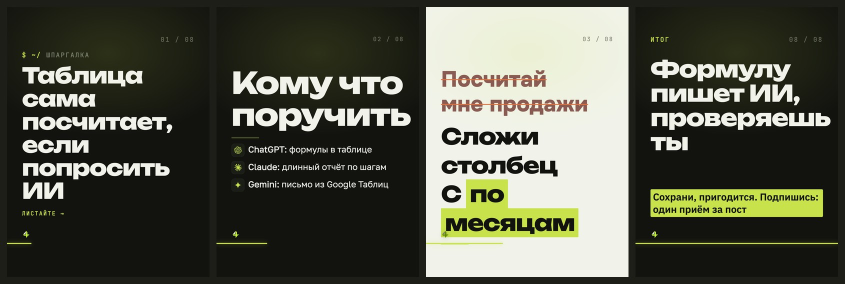
#> input picture Style/атмосфера/лист.jpg, 1690 x 568 px, given as the content of the folder атмосфера/лист.jpg, which was not available (shown at 1/2 size)
$ python 'замер.py' 'атмосфера/лист.jpg'
#> lines starting #> are read from the running program, lines starting #| are printed output that depends on the picture; after the words box and inside, x2 and y2 are one past the last pixel; in counts of white or black regions, pixels touching at a corner belong together; pictures that were not available may be replaced by others from this repository, and a replacement may not be noted
### vercel/консоль.py
# -*- coding: utf-8 -*-
"""Вывод в консоль всегда в utf-8.

На Windows без переменной PYTHONUTF8 Python пишет в консоль и в трубу
кодировкой системы (cp1251 или cp866). Кириллицу она ещё переварит, а «✓»,
«→», «⚠️» и эмодзи — нет: print падает с UnicodeEncodeError посреди работы.
А родитель, читающий вывод дочернего скрипта как utf-8, получает кракозябры.
На маке и в облаке поток уже utf-8, и вызов ничего не меняет.

Модуль лёгкий нарочно: его зовут и config (а значит почти все модули), и
отдельные скрипты, которым config с облачными ключами ни к чему.
"""
import sys


def в_utf8() -> None:
    """Перенастроить stdout и stderr на utf-8, если они ещё не такие."""
    for поток in (sys.stdout, sys.stderr):
        try:
            if (getattr(поток, "encoding", "") or "").lower().replace("-", "") != "utf8":
                поток.reconfigure(encoding="utf-8", errors="replace")
        except Exception:                            # noqa: BLE001
            pass                                     # подменённый поток (тест, pythonw) — оставляем как есть

### Style/замер.py
# -*- coding: utf-8 -*-
"""Замер снятых кадров карусели против наших порогов: python3 замер.py <папка со снимками>

Порог, который не замерен, — это мнение. Здесь считаются те шесть чисел, по которым
кадр в ленте либо читается, либо нет (пороги — из скила `визуал-слайдов`).

Две вещи сделаны нарочно.

**Контраст берётся по худшим 5% пикселей текста, а не в среднем.** Кадр, где одна
строка легла на светлое пятно фотосцены, по среднему выглядит отличным, а в ленте
эта строка пропадает.

**Чернила меряются двумя мерками.** На плоской заливке непустой пиксель — это буква,
и работает прежний порог 8–15%. На кадре с фотоподложкой он бессмысленен: у
разобранного референса непустых 34%, а буквами занято 4,7%. Поэтому для такого кадра
мерка — доля пикселей текста, 4–7%.
"""
import sys
from pathlib import Path

import numpy as np
from PIL import Image, ImageFilter

# Крупная строка: нижняя граница снижена с 12% до 5% 21.09.2026, по решению
# владельца и по числам. Прежние 12–15% были гипотезой о читаемости в превью, и
# её не держали 16 наших стилей из 19 — включая якорь «фирменный» (8,1%). У чужих
# каруселей, собравших сотни тысяч показов, медиана 7,6%, нижний квартиль 5,1%.
# Норма, которую не выполняет почти никто, не приёмка, а формальность.
ПОРОГИ = {"контраст": 8.0, "акцент": (0.04, 0.06), "крупная строка": (0.05, 0.15),
          "перепад": 3.0, "слабых": 0.15, "текст": (0.04, 0.07), "чернила": (0.08, 0.15)}
ОКНО = 96          # окно локального фона в пикселях кадра 1080×1440: шире строки, уже блока


def _яркость(рисунок: np.ndarray) -> np.ndarray:
    """Относительная яркость по WCAG: та самая, из которой считается контраст."""
    к = np.where(рисунок <= 0.04045, рисунок / 12.92, ((рисунок + 0.055) / 1.055) ** 2.4)
    return к[..., 0] * 0.2126 + к[..., 1] * 0.7152 + к[..., 2] * 0.0722


def _низкие(я: np.ndarray, окно: int = ОКНО) -> np.ndarray:
    """Локальный грунт кадра: медиана по клеткам, растянутая обратно.

    Было усреднение (Image.BOX). Оно врёт на кадре из двух полос — светлая плита
    сверху, тёмное поле снизу: клетка на границе даёт средний серый, которого на
    кадре нет вовсе, и к нему приравнивается контраст обеих полос. На обложке
    «справочника» это давало 5,5:1 при «слабых 100%», хотя графит по белому там
    12,3:1, а белое по тёмному около 13:1 (Д-20, найден 19.09.2026).

    Медиана в той же клетке возвращает грунт той стороны, которой в клетке
    больше, а не полусумму двух. Буквы она тоже переживает: текста в клетке
    меньше половины, иначе это не текст, а заливка.
    """
    в, ш = я.shape
    кв, кш = max(1, в // окно), max(1, ш // окно)
    # Клетки нарезаются ровно, хвост кадра добирается к последней клетке.
    гв, гш = np.linspace(0, в, кв + 1).astype(int), np.linspace(0, ш, кш + 1).astype(int)
    сетка = np.empty((кв, кш), dtype=np.float32)
    for i in range(кв):
        for j in range(кш):
            сетка[i, j] = np.median(я[гв[i]:гв[i + 1], гш[j]:гш[j + 1]])
    мал = Image.fromarray((сетка * 255).astype(np.uint8))
    return np.asarray(мал.resize((ш, в), Image.BILINEAR), dtype=np.float32) / 255


def _огибающие(я: np.ndarray) -> tuple[np.ndarray, np.ndarray]:
    """Светлая и тёмная огибающие кадра — то, что лежит ВОКРУГ буквы.

    Простое размытие сюда не годится: в окно попадает сама строка, и подложка под
    чёрным текстом выходит серой. На проверке это занижало контраст с 16:1 до 6:1 —
    кадр объявлялся браком на ровном месте. Огибающая берётся максимумом и минимумом
    по окрестности: для тёмной буквы подложка — самое светлое вокруг, для выворотки —
    самое тёмное."""
    в, ш = я.shape
    мал = Image.fromarray((я * 255).astype(np.uint8)).resize((ш // 8, в // 8), Image.BOX)
    светлая = мал.filter(ImageFilter.MaxFilter(13))       # 13 на уменьшенном ≈ 104 px кадра
    тёмная = мал.filter(ImageFilter.MinFilter(13))
    растянуть = lambda и: np.asarray(и.resize((ш, в), Image.BILINEAR), dtype=np.float32) / 255
    return растянуть(светлая), растянуть(тёмная)


def _контраст(a: np.ndarray, b: np.ndarray) -> np.ndarray:
    светлее, темнее = np.maximum(a, b), np.minimum(a, b)
    return (светлее + 0.05) / (темнее + 0.05)


def кадр(путь) -> dict:
    """Числа одного кадра. Текстом считается то, что заметно отличается от своей подложки."""
    с = Image.open(путь).convert("RGB")
    рисунок = np.asarray(с, dtype=np.float32) / 255
    я = _яркость(рисунок)
    фон = _низкие(я)
    светлая, тёмная = _огибающие(я)
    # Полярность берётся от ЛОКАЛЬНОГО грунта, а не от медианы всего кадра.
    # Медиана годится, пока кадр одной полярности. На кадре из двух полос —
    # светлая плита сверху, тёмное поле снизу — одна глобальная медиана верна
    # только для одной половины, и во второй буквы сравниваются не с той
    # огибающей: измеритель печатал 5,5:1 при «слабых 100%» на обложке, где
    # графит по белому даёт 12,3:1, а выворотка по тёмному около 13:1
    # (Д-20, найден 19.09.2026; первая догадка про усреднение фона не
    # подтвердилась — грунт считался верно, врала именно полярность).
    грунт = float(np.median(я))
    подложка = np.where(я < фон, светлая, тёмная)
    контраст = _контраст(я, подложка)
    # Второе условие отсекает сам фон: его контраст к противоположной огибающей высок,
    # но от грунта он не отличается. Крупные области сцены отсекает первое: их огибающая
    # лежит внутри них самих, и контраст выходит около единицы.
    максимум = рисунок.max(axis=2)
    минимум = рисунок.min(axis=2)
    насыщенность = np.where(максимум > 0, (максимум - минимум) / np.maximum(максимум, 1e-6), 0)

    # Отличие тоже от локального грунта: на двухполосном кадре выворотка нижней
    # полосы от глобальной медианы почти не отличается и в текст не попадала.
    заметное = (контраст > 3.0) & (np.abs(я - фон) > 0.05)
    текст = заметное & ~_крупное(заметное)

    # Картинка внутри кадра — не строка. Снимок интерфейса несёт свой мелкий текст с
    # низким контрастом, и без этого отсева он тянет замер вниз: у разобранного референса
    # выходило 3,3:1 вместо настоящих 9,7:1, а «крупная строка» — 78% высоты кадра.
    полосы = _полосы(текст)
    строки = [(верх, низ) for верх, низ in полосы if (низ - верх) / текст.shape[0] <= 0.20]
    только_строки = np.zeros_like(текст)
    for верх, низ in строки:
        только_строки[верх:низ] = текст[верх:низ]

    доля_текста = float(только_строки.mean())
    # Контраст считается по ядру глифа, а не по всей букве: у края штриха цвет смешан с
    # подложкой сглаживанием и сжатием JPEG, и по краям любой чёрный текст даёт 3:1.
    # В ленте читается ядро — по нему и меряем.
    # В замер идут только пиксели своего цвета. Отделять картинку по насыщенности нельзя:
    # индиго и лайм насыщеннее любого логотипа, и такой фильтр выбрасывал сам текст.
    # Разница не в цветности, а в повторяемости: у строки цвет один, у логотипа россыпь.
    ядро = _ядро(только_строки & _частый_цвет(рисунок, только_строки))
    # Мерка не «худший пиксель», а доля непрошедших. Отдельный процентиль ловил контур
    # кота и край логотипа — картинку, а не букву — и объявлял брак на годном кадре.
    # Бледная строка целиком даёт заметную долю, точечная примесь — нет.
    свой = контраст[ядро] if ядро.any() else np.array([1.0])
    худший = float(np.median(свой))
    слабых = float((свой < ПОРОГИ["контраст"]).mean())

    акцент = (насыщенность > 0.35) & (максимум > 0.2) & (максимум < 0.95)

    # Чернила на плоском фоне: всё, что отличается от грунта кадра.
    чернила = float((np.abs(я - грунт) > 0.06).mean())

    return {"контраст_середина": худший,
            "слабых_доля": слабых,
            "акцент_доля": float(акцент.mean()),
            "текст_доля": доля_текста,
            "чернила_доля": чернила,
            "кегли": [(низ - верх) / текст.shape[0] for верх, низ in строки],
            "перепад": _перепад([(низ - верх) / текст.shape[0] for верх, низ in строки]),
            "светлота": float(я.mean()),
            "высота": int(текст.shape[0]),
            "маска_строк": только_строки,
            "фоторамка": чернила > 0.20}      # фотоподложка: мерка чернил другая


def _частый_цвет(рисунок: np.ndarray, маска: np.ndarray, доля: float = 0.7) -> np.ndarray:
    """Пиксели, чей цвет в маске повторяется: это буквы. Цвета грубо округляются до 8
    ступеней на канал, берутся самые частые, пока не наберётся 70% массы. Логотип даёт
    россыпь редких оттенков и в набор не попадает."""
    if not маска.any():
        return маска
    ступени = np.clip((рисунок * 255 // 32).astype(np.int32), 0, 7)
    коды = ступени[..., 0] * 64 + ступени[..., 1] * 8 + ступени[..., 2]
    счёт = np.bincount(коды[маска], minlength=512)
    порядок = np.argsort(счёт)[::-1]
    накопленное = np.cumsum(счёт[порядок]) / счёт.sum()
    сколько = int(np.searchsorted(накопленное, доля)) + 1
    свои = np.zeros(512, dtype=bool)
    свои[порядок[:сколько]] = True
    return свои[коды]


def _крупное(маска: np.ndarray, ядро: int = 9, доля: int = 4) -> np.ndarray:
    """Заливки: белая карточка, круглый значок, плашка. Всё, что переживает эрозию и
    восстанавливается обратно, — не буква: штрих даже крупного заголовка тоньше.

    Морфология считается на кадре, уменьшенном вчетверо: ядро 9 там отвечает 36 px кадра,
    а работает в шестнадцать раз быстрее — на полном кадре карусель мерилась минуту."""
    в, ш = маска.shape
    м = Image.fromarray((маска * 255).astype(np.uint8)).resize((ш // доля, в // доля), Image.BOX)
    открытая = м.filter(ImageFilter.MinFilter(ядро)).filter(ImageFilter.MaxFilter(ядро))
    return np.asarray(открытая.resize((ш, в), Image.NEAREST)) > 127


def _ядро(маска: np.ndarray) -> np.ndarray:
    """Сердцевина штрихов: пиксели, у которых соседи тоже текст. Съедает кайму в 1 px."""
    м = Image.fromarray((маска * 255).astype(np.uint8)).filter(ImageFilter.MinFilter(3))
    сжатая = np.asarray(м) > 127
    return сжатая if сжатая.any() else маска


def _полосы(текст: np.ndarray) -> list[tuple[int, int]]:
    """Связные полосы кадра по вертикали, где строки заняты текстом: (верх, низ) в пикселях."""
    в = текст.shape[0]
    занято = текст.mean(axis=1) > 0.012        # ниже — пыль сжатия и засечки, а не строка
    найдено, начало = [], None
    for y, есть in enumerate(занято):
        if есть and начало is None:
            начало = y
        elif not есть and начало is not None:
            найдено.append((начало, y))
            начало = None
    if начало is not None:
        найдено.append((начало, в))
    return [(верх, низ) for верх, низ in найдено if (низ - верх) / в > 0.004]


def _перепад(кегли: list[float]) -> float:
    return max(кегли) / min(кегли) if len(кегли) > 1 else 1.0


ЗНАК = "контент заходит на знак"


def беды_кадра(д: dict) -> list[str]:
    """Беды одного кадра по числам `кадр()`, без номера кадра."""
    беды = []
    мерка = "текст" if д["фоторамка"] else "чернила"
    значение = д["текст_доля"] if д["фоторамка"] else д["чернила_доля"]
    if д["слабых_доля"] > ПОРОГИ["слабых"]:
        беды.append(f"{д['слабых_доля'] * 100:.0f}% текста ниже 8:1 "
                    f"(середина {д['контраст_середина']:.1f}:1)")
    низ, верх = ПОРОГИ["акцент"]
    if not низ <= д["акцент_доля"] <= верх:
        беды.append(f"акцент {д['акцент_доля'] * 100:.1f}% вне 4–6%")
    низ, верх = ПОРОГИ[мерка]
    if not низ <= значение <= верх:
        беды.append(f"{мерка} {значение * 100:.1f}% вне {низ * 100:.0f}–{верх * 100:.0f}%")
    if д["кегли"] and max(д["кегли"]) < ПОРОГИ["крупная строка"][0]:
        беды.append(f"крупная строка {max(д['кегли']) * 100:.1f}% ниже 12%")
    if д["перепад"] < ПОРОГИ["перепад"]:
        беды.append(f"перепад кеглей {д['перепад']:.1f}:1 ниже 3:1")

    # Служебная зона — прямоугольник вокруг знака: он стоит слева, на 1191..1235 меры
    # холста. Охраняется именно он: кот у правого края знаку не мешает, а обводка или
    # снимок, заехавшие на него слева, — мешают. Правило нарушалось трижды подряд,
    # поэтому теперь его проверяет замер, а не глаз.
    в, ш = д["маска_строк"].shape
    # Проверяется полоса ЗАПАСА над знаком (1105..1185), а не сам знак: он тут и стоит.
    зона = д["маска_строк"][int(в * 1105 / 1440):int(в * 1185 / 1440),
                            int(ш * 60 / 1080):int(ш * 400 / 1080)]
    if зона.size and зона.mean() > 0.004:
        беды.append(ЗНАК)
    return беды


def карусель(папка) -> str:
    """Отчёт по всем кадрам и слово «годен» или «брак: …» с перечнем бед."""
    кадры = sorted(Path(папка).glob("*.png")) or sorted(Path(папка).glob("*.jpg"))
    if not кадры:
        return "брак: в папке нет кадров"

    строки, беды = [], []
    светлоты = []
    for н, путь in enumerate(кадры, 1):
        д = кадр(путь)
        светлоты.append(д["светлота"])
        мерка = "текст" if д["фоторамка"] else "чернила"
        значение = д["текст_доля"] if д["фоторамка"] else д["чернила_доля"]
        строки.append(f"{н:02d}: контраст {д['контраст_середина']:.1f}:1 "
                      f"(слабых {д['слабых_доля'] * 100:.0f}%) · "
                      f"акцент {д['акцент_доля'] * 100:.1f}% · "
                      f"{мерка} {значение * 100:.1f}% · "
                      f"крупная {max(д['кегли'] or [0]) * 100:.1f}% · "
                      f"перепад {д['перепад']:.1f}:1 · L {д['светлота']:.2f}")

        беды.extend(f"кадр {н}: {б}" for б in беды_кадра(д))

    if max(светлоты) - min(светлоты) < 0.25:
        беды.append("ритм ленты: все кадры одной светлоты — в сетке профиля сольются")

    итог = "годен" if not беды else "брак:\n  " + "\n  ".join(беды)
    return "\n".join(строки) + "\n" + итог


def main():
    if len(sys.argv) < 2:
        raise SystemExit(__doc__)
    print(карусель(sys.argv[1]))
#> in кадр, с is the input picture: PIL image 1690x568 RGB; mean R, G, B 85.6, 87.4, 73.7
#> in кадр, `светлая, тёмная = _огибающие(я)`:
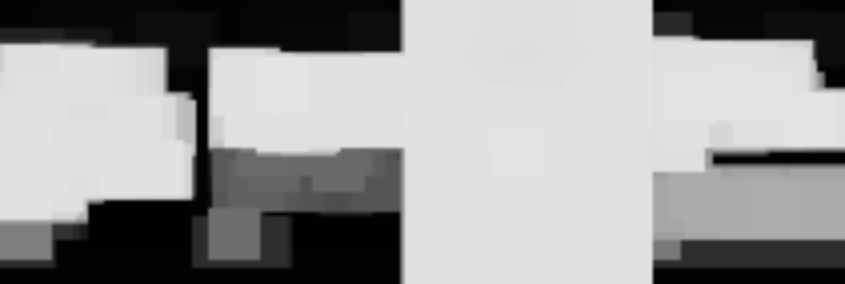
#> светлая: shape (568, 1690) float32 (shown at 1/2 size); min 0.00392, max 0.894, mean 0.601
#> in кадр, `грунт = float(np.median(я))`: грунт = 0.0126
#> in кадр, `насыщенность = np.where(максимум > 0, (максимум - минимум) / np.maximu..`:
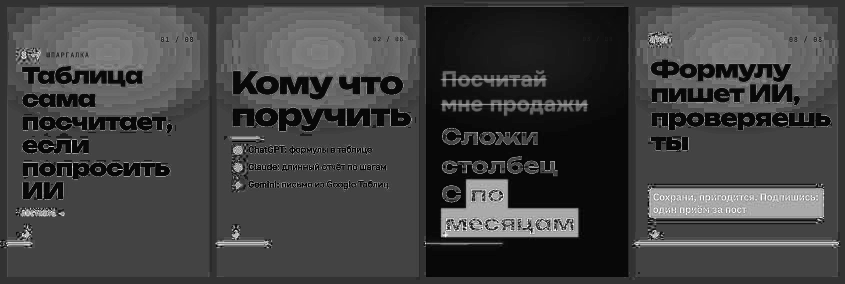
#> насыщенность: shape (568, 1690) float32 (shown at 1/2 size); min 0, max 1, mean 0.258
#> in кадр, `заметное = (контраст > 3.0) & (np.abs(я - фон) > 0.05)`:
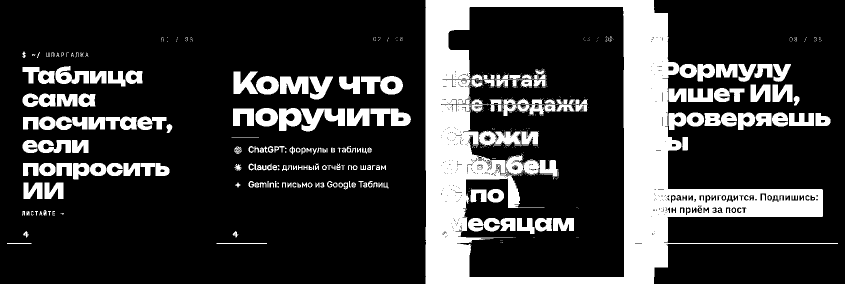
#> заметное: shape (568, 1690) bool (shown at 1/2 size); 21.3% white; 649 white regions (457 under 20 px), largest, box (x1, y1, x2, y2) and area: (851, 0, 1676, 568) 128021, (601, 217, 690, 263) 2155, (722, 152, 806, 189) 1934
#> in _крупное, `return np.asarray(открытая.resize((ш, в), Image.NEAREST)) > 127`: returned value: shape (568, 1690) bool; 11% white; 4 white regions, box (x1, y1, x2, y2) and area: (849, 0, 997, 568) 50816, (1245, 0, 1342, 568) 49640, (1558, 400, 1642, 436) 3024, (1490, 400, 1554, 436) 2304
#> in кадр, `текст = заметное & ~_крупное(заметное)`: текст: shape (568, 1690) bool; 10.7% white; 704 white regions (491 under 20 px), largest, box (x1, y1, x2, y2) and area: (1337, 378, 1646, 434) 9630, (941, 256, 1249, 568) 4610, (941, 0, 1245, 14) 4256
#> the loop in _полосы, `for y, есть in enumerate(занято):` made 568 passes
#> есть on passes 1 to 12: True, True, True, True, True, True, True, True, True, True, True, True
#> after the loop in _полосы, `for y, есть in enumerate(занято):`: найдено = [(0, 14), (74, 83), (105, 114), (128, 306), (313, 359), (362, 434), (436, 463), (464, 468), (469, 471), (475, 480), (486, 488)]; начало = 554
#> in кадр, `полосы = _полосы(текст)`: полосы = [(0, 14), (74, 83), (105, 114), (128, 306), (313, 359), (362, 434), (436, 463), (464, 468), (475, 480), (554, 568)]
#> in кадр, `строки = [(верх, низ) for верх, низ in полосы if (низ - верх) / текст...`: строки = [(0, 14), (74, 83), (105, 114), (313, 359), (362, 434), (436, 463), (464, 468), (475, 480), (554, 568)]
#> the loop in кадр, `for верх, низ in строки:` made 9 passes
#> after the loop in кадр, `for верх, низ in строки:`:
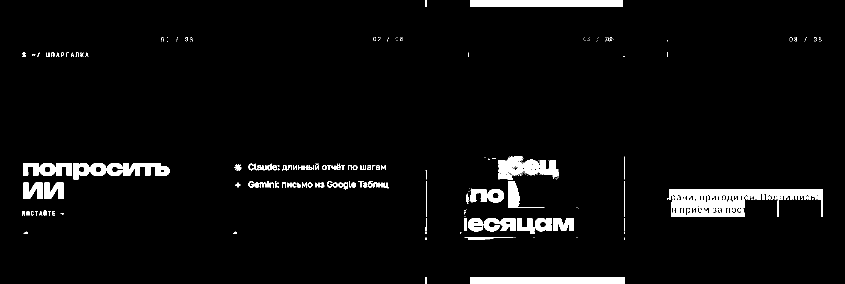
#> только_строки: shape (568, 1690) bool (shown at 1/2 size); 4.2% white; 296 white regions (179 under 20 px), largest, box (x1, y1, x2, y2) and area: (1337, 378, 1646, 434) 9630, (941, 554, 1249, 568) 4312, (941, 0, 1245, 14) 4256
#> in кадр, `доля_текста = float(только_строки.mean())`: доля_текста = 0.0418
#> in _частый_цвет, `коды = ступени[..., 0] * 64 + ступени[..., 1] * 8 + ступени[..., 2]`:
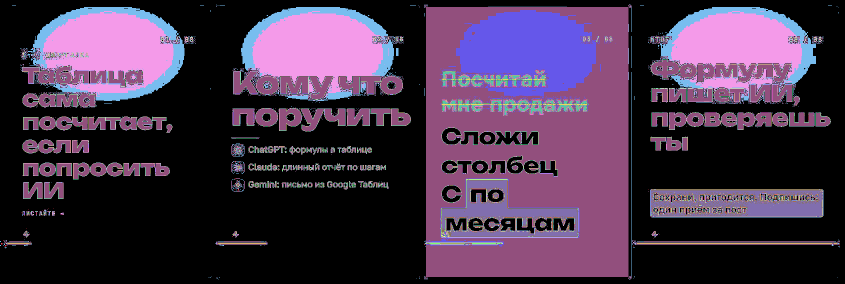
#> коды: shape (568, 1690) int32 (shown at 1/2 size); 90 distinct labels, from 0 to 511; one colour per label, 0 black
#> in _частый_цвет, `счёт = np.bincount(коды[маска], minlength=512)`: счёт = 512 values, max 15187 at index 0, min 0 at index 2, mean 78.36
#> in _частый_цвет, `порядок = np.argsort(счёт)[::-1]`: порядок = 512 values, max 511 at index 1, min 0 at index 0, mean 255.5
#> in _частый_цвет, `накопленное = np.cumsum(счёт[порядок]) / счёт.sum()`: накопленное = 512 values from 0.379 to 1
#> in _частый_цвет, `сколько = int(np.searchsorted(накопленное, доля)) + 1`: сколько = 3
#> in _частый_цвет, `return свои[коды]`:
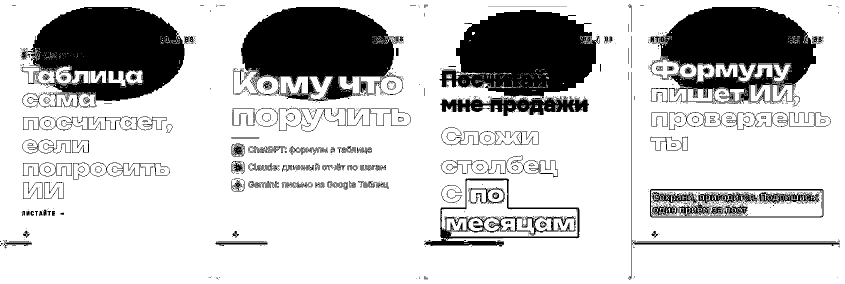
#> returned value: shape (568, 1690) bool (shown at 1/2 size); 78.9% white; 1576 black regions (1370 under 20 px), largest, box (x1, y1, x2, y2) and area: (42, 14, 388, 216) 41529, (466, 14, 806, 203) 40508, (879, 20, 1199, 197) 38710
#> in _ядро, `м = Image.fromarray((маска * 255).astype(np.uint8)).filter(ImageFilter..`: м: PIL image 1690x568 L; 1.9% white; 76 white regions (42 under 20 px), largest, box (x1, y1, x2, y2) and area: (942, 555, 1248, 568) 3978, (942, 0, 1244, 13) 3608, (1018, 363, 1039, 414) 825
#> in кадр, `свой = контраст[ядро] if ядро.any() else np.array([1.0])`: свой = 18204 values, max 19.37 at index 5914, min 13.09 at index 9905, mean 15.84
#> in кадр, `худший = float(np.median(свой))`: худший = 16.01
#> in кадр, `слабых = float((свой < ПОРОГИ["контраст"]).mean())`: слабых = 0
#> in кадр, `акцент = (насыщенность > 0.35) & (максимум > 0.2) & (максимум < 0.95)`: акцент: shape (568, 1690) bool; 4.4% white; 78 white regions (33 under 20 px), largest, box (x1, y1, x2, y2) and area: (1301, 378, 1646, 434) 17095, (882, 359, 1157, 475) 14844, (882, 200, 1176, 231) 3479
#> in кадр, `чернила = float((np.abs(я - грунт) > 0.06).mean())`: чернила = 0.303
#> in карусель, `д = кадр(путь)`: д = 11 items
#> in карусель, `мерка = "текст" if д["фоторамка"] else "чернила"`: мерка = 'текст'
#> in карусель, `значение = д["текст_доля"] if д["фоторамка"] else д["чернила_доля"]`: значение = 0.0418
#> in беды_кадра, `мерка = "текст" if д["фоторамка"] else "чернила"`: мерка = 'текст'
#> in беды_кадра, `значение = д["текст_доля"] if д["фоторамка"] else д["чернила_доля"]`: значение = 0.0418
#> in беды_кадра, `низ, верх = ПОРОГИ[мерка]`: низ = 0.04; верх = 0.07
#> in беды_кадра, `зона = д["маска_строк"][int(в * 1105 / 1440):int(в * 1185 / 1440), int..`:
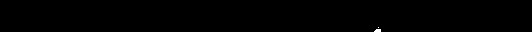
#> зона: shape (32, 532) bool; 0.11% white; 2 white regions (2 under 20 px)


if __name__ == "__main__":
    # Windows без PYTHONUTF8: консоль cp1251, print кириллицы и значков падает.
    sys.path.insert(0, str(Path(__file__).resolve().parents[1]))
    import консоль
    консоль.в_utf8()
    main()
